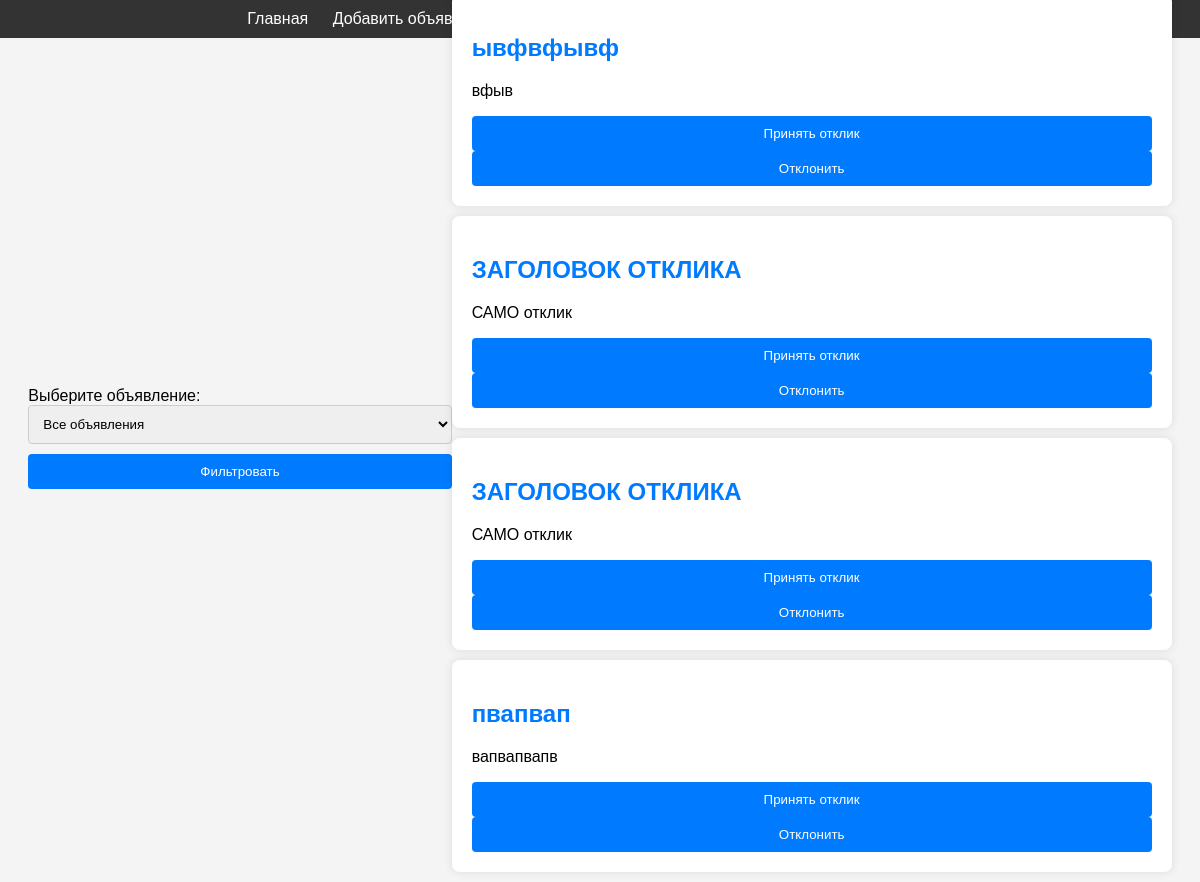
Screenshot of /reply/ (signed in) with the database file from the repository.
### main/models.py (models this page shows, shortened)
class Reply(models.Model):
    title = models.CharField(max_length=255)
    content = RichTextField()
    author = models.ForeignKey(User, on_delete=models.CASCADE)
    ad = models.ForeignKey(Post, on_delete=models.CASCADE)

### main/views.py (the view)
# urls.py: path('reply/', ReplyList.as_view(), name='reply_list'),
class ReplyList(ListView):
    model = Reply
    template_name = 'reply_list.html'
    context_object_name = 'reply'
    def get_queryset(self):
        queryset = super().get_queryset()
        post_id = self.request.GET.get('post')
        if post_id:
            queryset = queryset.filter(ad_id=post_id)
        return queryset
    def get_context_data(self, **kwargs):
        context = super().get_context_data(**kwargs)
        context['posts'] = Post.objects.filter(author=self.request.user)
        context['selected_post'] = self.request.GET.get('post')
        return context

### templates/reply_list.html (shortened to what this page needs)
{% extends 'flatpages/default.html' %}
{% block content %}
<div class="content">
    <form method="get" action="{% url 'reply_list' %}">
        <label for="post">Выберите объявление:</label>
        <select name="post" id="post">
            <option value="">Все объявления</option>
        </select>
        <button type="submit">Фильтровать</button>
    </form>
    {% if reply %}
        <div class="ads-list">
            {% for one_reply in reply %}
                {% if one_reply.ad.author == user %}
                    <div class="ad-item">
                        <h2><a href="{% url 'post_detail' one_reply.ad.id %}">{{ one_reply.title }}</a></h2>
                        <p>{{ one_reply.content|safe }}</p>
                        <form method="post" action="{% url 'reply_accept' one_reply.id %}" style="display:inline;">
                            <button type="submit" onclick="return confirm('Вы уверены, что хотите принять этот отклик?')">Принять отклик</button>
                        </form>
                        <form method="post" action="{% url 'reply_delete' one_reply.id %}" style="display:inline;">
                            <button type="submit" onclick="return confirm('Вы уверены, что хотите отклонить этот отклик?')">Отклонить</button>
                        </form>
                    </div>
                {% endif %}
            {% endfor %}
        </div>
    {% else %}
        <p>Нет откликов</p>
    {% endif %}
</div>
{% endblock content %}

### static/css/styles.css (style rules this page uses)
body { font-family: Arial, sans-serif; background-color: #f4f4f4; margin: 0; padding: 0; }
.container, .content { display: flex; justify-content: center; align-items: center; height: 100vh; }
input[type="email"], input[type="text"], input[type="password"], textarea, select { width: 100%; padding: 10px; margin-bottom: 10px; border: 1px solid #ccc; border-radius: 4px; }
button { width: 100%; padding: 10px; background-color: #007BFF; color: white; border: none; border-radius: 4px; cursor: pointer; }
.ads-list { width: 60%; }
.ad-item { background-color: white; padding: 20px; margin-bottom: 10px; border-radius: 8px; box-shadow: 0 0 10px rgba(0, 0, 0, 0.1); }
.ad-item h2 a { text-decoration: none; color: #007BFF; }

### rows the page displays
Reply: title "ывфвфывф", content "вфыв"
Reply: title "ЗАГОЛОВОК ОТКЛИКА", content "САМО отклик"
Reply: title "ЗАГОЛОВОК ОТКЛИКА", content "САМО отклик"
Reply: title "пвапвап", content "вапвапвапв"
